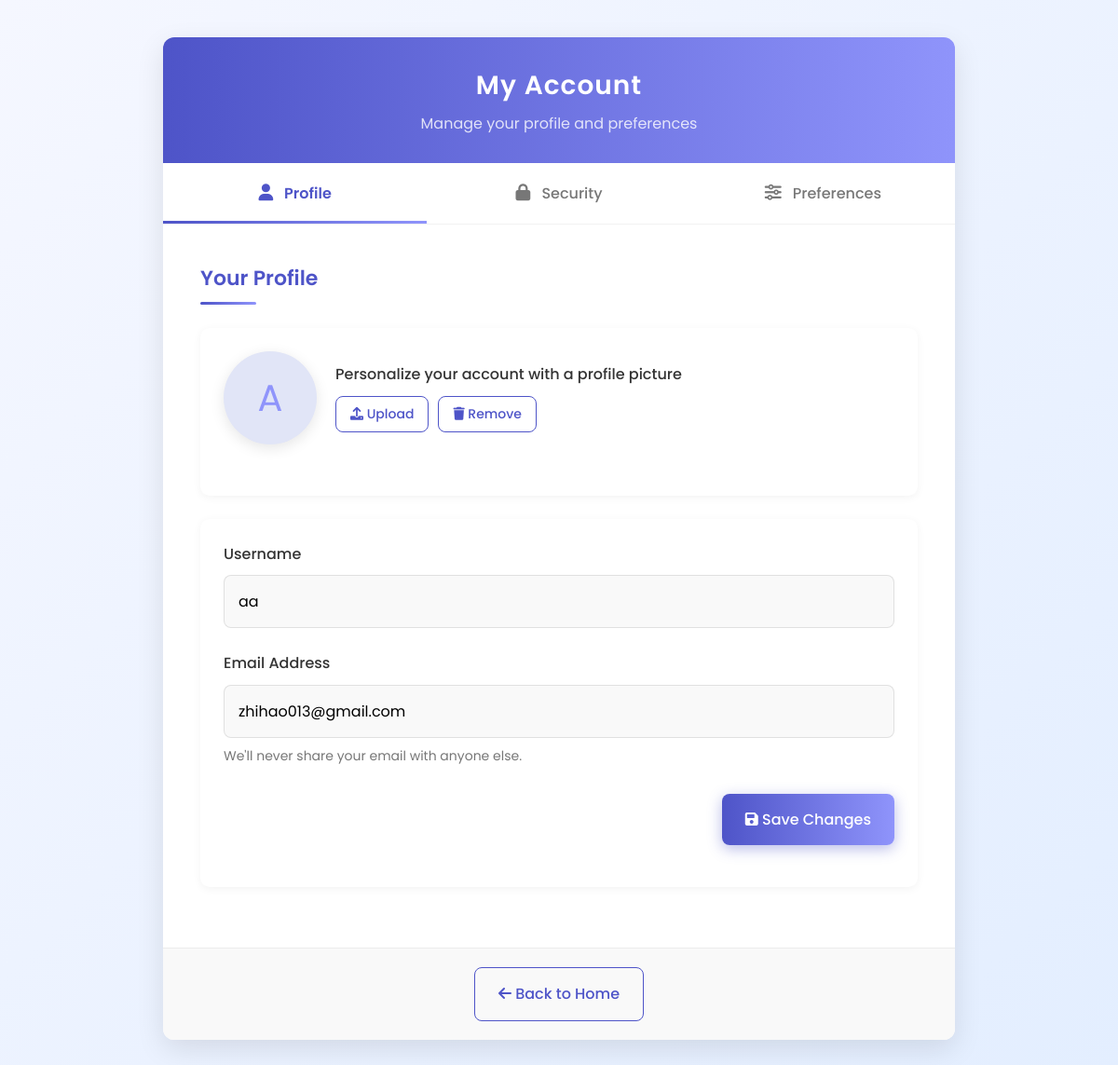
/account_setting.php (signed in), run on the app's committed database.
### tables this page shows
CREATE TABLE `customer` (
  `Customer_ID` int(11) NOT NULL,
  `Customer_name` varchar(50) NOT NULL,
  `Customer_email` varchar(50) NOT NULL,
  `Customer_password` varchar(50) NOT NULL,
  `reset_token` varchar(64) DEFAULT NULL,
  `reset_token_expires` datetime DEFAULT NULL
);

### account_setting.php (the view, shortened to what this page needs)
<?php
$host = "localhost";
$db_user = "root";
$db_pass = "";
$db_name = "petshop";
$conn = new mysqli($host, $db_user, $db_pass, $db_name);
$customer_id = $_SESSION['customer_id'];
$sql = "SELECT Customer_id, Customer_name, Customer_email FROM customer WHERE Customer_id = ?";
$stmt = $conn->prepare($sql);
$stmt->bind_param("i", $customer_id);
$stmt->execute();
$result = $stmt->get_result();
$customer = $result->fetch_assoc();
$first_letter = strtoupper(substr($customer['Customer_name'], 0, 1));
?>
<!DOCTYPE html>
<html lang="en">
<head>
    <link rel="stylesheet" href="account_setting.css">
    <link rel="stylesheet" href="https://cdnjs.cloudflare.com/ajax/libs/font-awesome/6.0.0/css/all.min.css">
</head>
<body>
<div class="account-container">
    <div class="account-header">
        <h1>My Account</h1>
        <div class="header-subtitle">Manage your profile and preferences</div>
    </div>
    <div class="account-content">
        <div class="tab-navigation">
            <button class="tab active" data-tab="profile-tab">
                <i class="fas fa-user"></i> Profile
            </button>
            <button class="tab" data-tab="security-tab">
                <i class="fas fa-lock"></i> Security
            </button>
            <button class="tab" data-tab="preferences-tab">
                <i class="fas fa-sliders-h"></i> Preferences
            </button>
        </div>
        <div id="profile-tab" class="tab-content active">
            <h2 class="section-title">Your Profile</h2>
            <div class="setting-card">
                <div class="avatar-section">
                    <div class="avatar-container">
                        <div class="avatar-placeholder"><?php echo $first_letter; ?></div>
                    </div>
                    <div class="avatar-actions">
                        <p>Personalize your account with a profile picture</p>
                        <div class="avatar-buttons">
                            <button class="btn btn-secondary avatar-btn">
                                <i class="fas fa-upload"></i> Upload
                            </button>
                            <button class="btn btn-secondary avatar-btn">
                                <i class="fas fa-trash"></i> Remove
                            </button>
                        </div>
                    </div>
                </div>
            </div>
            <div class="setting-card">
                <form method="post" action="account_setting.php" class="settings-form">
                    <div class="form-group">
                        <label for="Customer_name">Username</label>
                        <input
                            type="text"
                            id="Customer_name"
                            name="Customer_name"
                            class="form-control"
                            value="<?php echo htmlspecialchars($customer['Customer_name']); ?>"
                            required
                        >
                    </div>
                    <div class="form-group">
                        <label for="Customer_email">Email Address</label>
                        <input
                            type="email"
                            id="Customer_email"
                            name="Customer_email"
                            class="form-control"
                            value="<?php echo htmlspecialchars($customer['Customer_email']); ?>"
                            required
                        >
                        <span class="form-hint">We'll never share your email with anyone else.</span>
                    </div>
                    <div class="form-actions">
                        <button type="submit" name="update_profile" class="btn btn-primary">
                            <i class="fas fa-save"></i> Save Changes
                        </button>
                    </div>
                </form>
            </div>
        </div>
    </div>
    <div class="navigation-links">
        <a href="userhomepage.php" class="btn btn-secondary">
            <i class="fas fa-arrow-left"></i> Back to Home
        </a>
    </div>
</div>
</body>
</html>

### account_setting.css (style rules this page uses)
:root { --primary-color: #4e54c8; --primary-gradient: linear-gradient(to right, #4e54c8, #8f94fb); --secondary-color: #f9f9f9; --accent-color: #6c63ff; --text-color: #333; --text-light: #777; --success-color: #00c853; --error-color: #ff3d00; --warning-color: #ffab00; --border-radius: 12px; --box-shadow: 0 10px 30px rgba(0, 0, 0, 0.1); --transition: all 0.3s ease; }
* { box-sizing: border-box; margin: 0; padding: 0; font-family: 'Poppins', 'Segoe UI', sans-serif; }
body { background-color: #f5f7ff; background-image: linear-gradient(135deg, #f5f7ff 0%, #e3eeff 100%); min-height: 100vh; padding: 40px 20px; line-height: 1.6; color: var(--text-color); }
.account-container { max-width: 850px; margin: 0 auto; background-color: white; border-radius: var(--border-radius); box-shadow: var(--box-shadow); overflow: hidden; position: relative; }
.account-header { background: var(--primary-gradient); padding: 30px; color: white; text-align: center; position: relative; }
.account-header h1 { margin: 0; font-weight: 600; font-size: 28px; letter-spacing: 1px; }
.header-subtitle { font-size: 16px; opacity: 0.8; margin-top: 5px; }
.account-content { padding: 0; }
.tab-navigation { display: flex; background-color: white; position: relative; border-bottom: 1px solid rgba(0,0,0,0.05); }
.tab { flex: 1; background: white; border: none; padding: 20px 15px; font-size: 16px; font-weight: 500; color: var(--text-light); cursor: pointer; transition: var(--transition); position: relative; overflow: hidden; }
.tab:before { content: ''; position: absolute; bottom: 0; left: 0; width: 100%; height: 3px; background: var(--primary-gradient); transform: scaleX(0); transition: var(--transition); transform-origin: center; }
.tab.active { color: var(--primary-color); font-weight: 600; }
.tab.active:before { transform: scaleX(1); }
.tab-content { display: none; padding: 40px; }
.tab-content.active { display: block; animation: fadeIn 0.5s ease; }
.tab i { margin-right: 8px; font-size: 18px; }
.section-title { color: var(--primary-color); font-size: 22px; font-weight: 600; margin-bottom: 25px; position: relative; padding-bottom: 10px; }
.section-title:after { content: ''; position: absolute; bottom: 0; left: 0; width: 60px; height: 3px; background: var(--primary-gradient); border-radius: 3px; }
.settings-form { margin-bottom: 20px; }
.form-group { margin-bottom: 25px; position: relative; }
.form-group label { display: block; margin-bottom: 10px; font-weight: 500; color: var(--text-color); font-size: 16px; }
.form-control { width: 100%; padding: 15px; border: 1px solid rgba(0,0,0,0.1); border-radius: 8px; font-size: 16px; transition: var(--transition); background-color: var(--secondary-color); }
.form-hint { display: block; margin-top: 8px; color: var(--text-light); font-size: 14px; }
.btn { display: inline-block; padding: 15px 25px; border: none; border-radius: 8px; font-size: 16px; font-weight: 500; cursor: pointer; transition: var(--transition); text-align: center; }
.btn-primary { background: var(--primary-gradient); color: white; box-shadow: 0 4px 15px rgba(78, 84, 200, 0.4); }
.btn-secondary { background-color: transparent; color: var(--primary-color); border: 1px solid var(--primary-color); }
.form-actions { display: flex; justify-content: flex-end; gap: 15px; margin-top: 30px; }
.navigation-links { text-align: center; padding: 20px; background-color: var(--secondary-color); border-top: 1px solid rgba(0,0,0,0.05); }
.navigation-links a { text-decoration: none; color: var(--primary-color); font-weight: 500; transition: var(--transition); }
.avatar-section { display: flex; align-items: center; margin-bottom: 30px; }
.avatar-container { width: 100px; height: 100px; border-radius: 50%; overflow: hidden; background-color: #e1e5f7; margin-right: 20px; position: relative; box-shadow: 0 4px 15px rgba(0, 0, 0, 0.1); }
.avatar-placeholder { width: 100%; height: 100%; display: flex; align-items: center; justify-content: center; font-size: 40px; color: #8f94fb; }
.avatar-actions { display: flex; flex-direction: column; }
.avatar-actions p { margin-bottom: 10px; font-weight: 500; }
.avatar-buttons { display: flex; gap: 10px; }
.avatar-btn { padding: 8px 15px; font-size: 14px; }
.setting-card { background: white; border-radius: 10px; padding: 25px; margin-bottom: 25px; box-shadow: 0 2px 10px rgba(0, 0, 0, 0.05); }

### data on the page
customer: Customer_name "A", Customer_name "aa", Customer_email "zhihao013@gmail.com"
